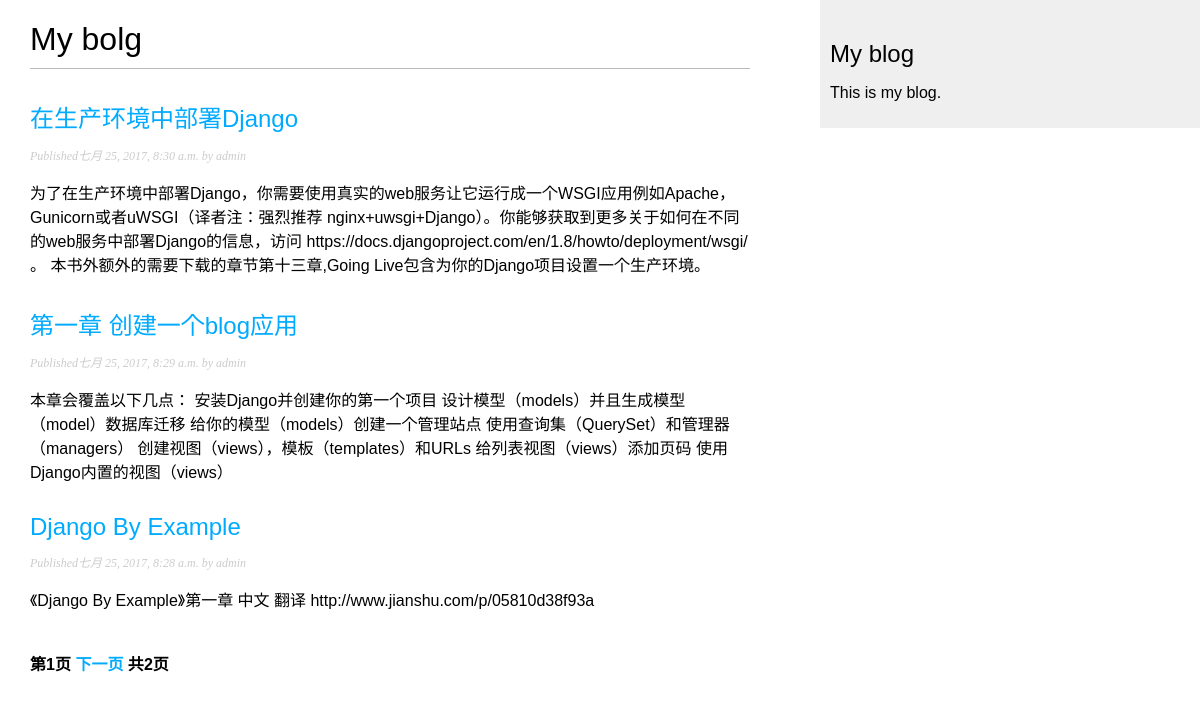
The app's page /, older data.
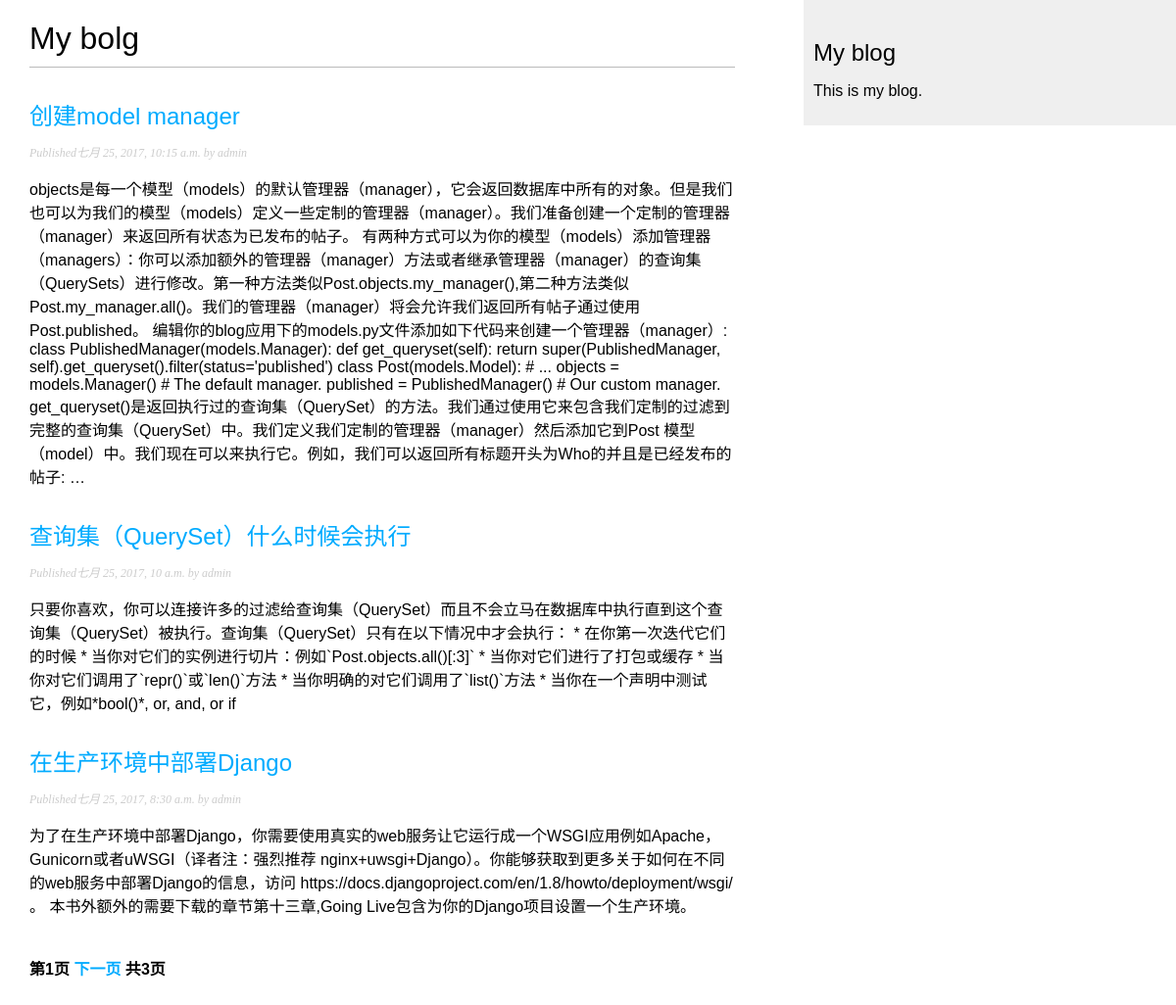
The same page, newer data.
### blog/models.py (models this page shows, shortened)
class Post(models.Model):
    STATUS_CHOICES = (
        ('draft', '草稿'),
        ('published', '发表'),
    )
    title = models.CharField(max_length=250, verbose_name='标题')
    slug = models.SlugField(max_length=250, unique_for_date='publish')
    author = models.ForeignKey(User, related_name='blog_posts', verbose_name='作者')
    body = models.TextField(verbose_name='内容')
    publish = models.DateTimeField(default=timezone.now)
    created = models.DateTimeField(auto_now_add=True)
    updated = models.DateTimeField(auto_now=True)
    status = models.CharField(max_length=10, choices=STATUS_CHOICES, default='draft', verbose_name='状态')
    objects = models.Manager()
    published = PublishedManager()
    class Meta:
        verbose_name = '文章'
        verbose_name_plural = verbose_name
        ordering = ('-publish',)
    def get_absolute_url(self):
        return reverse('blog:post_detail',
                       args=[
                           self.publish.year,
                           self.publish.strftime('%m'),
                           self.publish.strftime('%d'),
                           self.slug
                       ])

### blog/views.py (the view)
# urls.py: url(r'^$', views.PostListView.as_view(), name='post_list'),
class PostListView(ListView):
    queryset = Post.published.all()
    context_object_name = 'posts'
    paginate_by = 3
    template_name = 'blog/post/list.html'

### blog/templates/blog/post/list.html (shortened to what this page needs)
{% extends "blog/base.html" %}
{% block content %}
    <h1>My bolg</h1>
    {% for post in posts %}
        <h2>
            <a href="{{ post.get_absolute_url }}">{{ post.title }}</a>
        </h2>
        <p class="date">
            Published{{ post.publish }} by {{ post.author }}
        </p>
        {{ post.body | truncatewords:30 | linebreaks }}
    {% endfor %}
    {% include "pagination.html" with page=page_obj %}
{% endblock %}

Row changes from the older to the newer data that the page shows:
no longer on this page (row unchanged): Post: title "第一章 创建一个blog应用", publish "七月 25, 2017, 8:29 a.m.", author "admin", body "本章会覆盖以下几点： 安装Django并创建你的第一个项目 设计模型（models）并且生成模型（model）数据库迁移 给你的模型（models）创建一个管理站点 使用查询集（QuerySet）和管理器（managers） 创建视图（views），模板（templates）和URLs 给列表视图（views）添加页码 使用Django内置的视图（views）"
no longer on this page (row unchanged): Post: title "Django By Example", publish "七月 25, 2017, 8:28 a.m.", author "admin", body "《Django By Example》第一章 中文 翻译 http://www.jianshu.com/p/05810d38f93a"
added Post: title "创建model manager", publish "七月 25, 2017, 10:15 a.m.", author "admin", body "objects是每一个模型（models）的默认管理器（manager），它会返回数据库中所有的对象。但是我们也可以为我们的模型（models）定义一些定制的管理器（manager）。我们准备创建一个定制的管理器（manager）来返回所有状态为已发布的帖子。 有两种方式可以为你的模型（models）添加管理器（managers）：你可以添加额外的管理器（manager）方法或者继承管理器（manager）的查询集（QuerySets）进行修改。第一种方法类似Post.objects.my_manager(),第二种方法类似Post.my_manager.all()。我们的管理器（manager）将会允许我们返回所有帖子通过使用Post.published。 编辑你的blog应用下的models.py文件添加如下代码来创建一个管理器（manager）: class PublishedManager(models.Manager): def get_queryset(self): return super(PublishedManager, self).get_queryset().filter(status='published') class Post(models.Model): # ... objects = models.Manager() # The default manager. published = PublishedManager() # Our custom manager.…"
added Post: title "查询集（QuerySet）什么时候会执行", publish "七月 25, 2017, 10 a.m.", author "admin", body "只要你喜欢，你可以连接许多的过滤给查询集（QuerySet）而且不会立马在数据库中执行直到这个查询集（QuerySet）被执行。查询集（QuerySet）只有在以下情况中才会执行： * 在你第一次迭代它们的时候 * 当你对它们的实例进行切片：例如`Post.objects.all()[:3]` * 当你对它们进行了打包或缓存 * 当你对它们调用了`repr()`或`len()`方法 * 当你明确的对它们调用了`list()`方法 * 当你在一个声明中测试它，例如*bool()*, or, and, or if"
Text that changed along with them:
{{ page.paginator.num_pages }}: "2" → "3"
